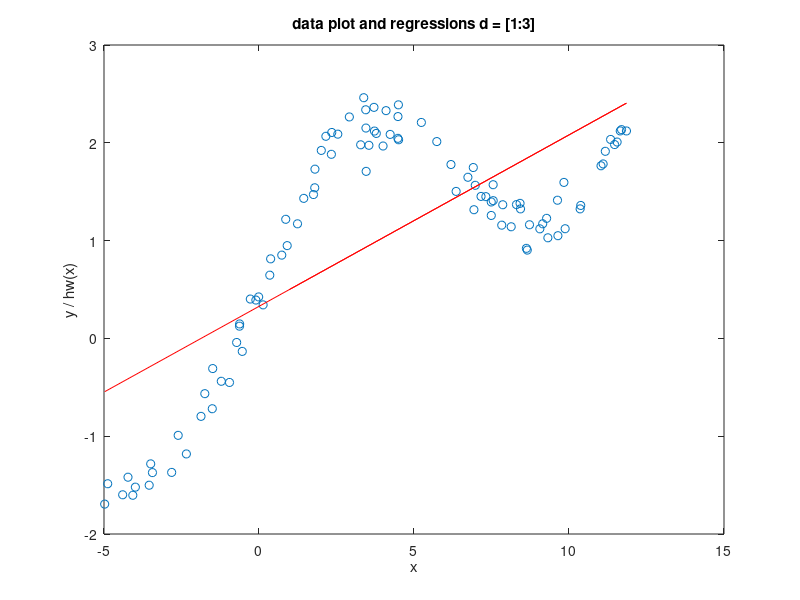

MATLAB code to generate this figure: (Note: this script raises an error after producing the figure.)
% COMP 6321 Machine Learning, Fall 2016
% Federico O'Reilly Regueiro - 40012304
% Assignment 1, due September 30

%%%% Q 1a %%%%
x = load('hw1x.dat');
y = load('hw1y.dat');

% plot x against y, use circles and avoid plotting connecting lines
figure(1);
plot(x, y, 'o');
title('data plot and regressions d = [1:3]');
ylabel('y / hw(x)');
xlabel('x');

%%%% Q 1b %%%%
x = [x, ones(length(x),1)];

% w = inv(x'*x) * x'*y;
w = (x' * x) \ x'*y;

hold on;

% just plot the lie between the en
endpoints = [min(x), max(x)];

plot(endpoints, (w(1).* endpoints + w(2)), 'r');

jh_lin = trainingErr(x, w, y);

%%%% Q 1e %%%% TODO is this a better fit? write in doc
[w2, x_prime] = PolyRegress(x,y,2);
plot(x(:,size(x,2)-1), x_prime*w2, 'g.')

jh_quad = trainingErr(x_prime, w2, y);

%%%% Q 1f %%%% TODO is this a better fit? write in doc
[w3, x_prime] = PolyRegress(x,y,3);
plot(x(:,size(x,2)-1), x_prime*w3, 'k+')

jh_cub = trainingErr(x_prime, w3, y);

legend('data points', ['linear regression, MSE=',num2str(jh_lin)], ...
  ['quadratic regression, MSE=', num2str(jh_quad)], ...
  ['cubic regression, MSE=', num2str(jh_cub)]);
hold off;

%%%% Q 1h %%%%
[d, train_error, test_error] = k_fold_cv (x, y, 5);
figure(2);
subplot(2,1,1);
plot(mean(test_error, 2));
hold on;
% Plot the finite difference for the test errors
diff_abscissa = 2:size(test_error,1);
test_err_diff = diff(mean(test_error,2));
% plot non-positive finite difference
idx = test_err_diff < 0;
plot(diff_abscissa(idx),test_err_diff(idx), 'g*' );
% plot positive finite difference
idx = test_err_diff >= 0;
plot(diff_abscissa(idx),test_err_diff(idx), 'rx' );
plot(1:d+2, zeros(d+2, 1), 'k-');
hold off;
title('Data plot and regressions');
ylabel('validation MSE');
xlabel('d - order of polynomial regression');
legend('mean of testing errors (mte)', ...
   'negative fd(mte) ( ie. mte(d) - mte(d-1) < 0 )', ...
   'positive fd(mte)');
[wd, x_poly] = PolyRegress(x,y,d);
jh_d = trainingErr(x_poly, wd, y);
subplot(2,1,2);
plot(x(:,1), y, 'o');
hold on;
plot(x(:, size(x,2)-1), x_poly*wd, 'r*'); 
hold off;
title({'Data plot and polynomial regresion ', ['of order ', num2str(d), ...
  ' obtained via 5-fold cross validation']});
ylabel('y / hw(x)');
xlabel('x');
legend('data points', [num2str(d), '-order polynomial regresion, MSE=', ...
    num2str(jh_d)]);
% display to the console
mean_train_error = mean(train_error, 2)
mean_test_error = mean(test_error, 2)
    
%%%% Q 1i %%%%
[d, train_error_norm, test_error_norm] = k_fold_cv (x, y, 5, true);
figure(3);
subplot(2,1,1);
plot(mean(test_error_norm, 2));
hold on;
% Plot the finite difference for the test errors
diff_abscissa = 2:size(test_error_norm,1);
test_err_norm_diff = diff(mean(test_error_norm,2));
% plot non-positive finite difference
idx = test_err_norm_diff < 0;
plot(diff_abscissa(idx),test_err_norm_diff(idx), 'g*' );
% plot positive finite difference
idx = test_err_norm_diff >= 0;
plot(diff_abscissa(idx),test_err_norm_diff(idx), 'rx' );
plot(1:d+2, zeros(d+2, 1), 'k-');
hold off;
title('Data plot and regressions, normalized');
ylabel('validation MSE');
xlabel('d - order of polynomial regression');
legend('mean of testing errors (mte)', ...
   'negative fd(mte) ( ie. mte(d) - mte(d-1) < 0 )', ...
   'positive fd(mte)');
[wd, x_poly] = PolyRegress(x,y,d, true);
jh_d = trainingErr(x_poly, wd, y);
subplot(2,1,2);
plot(x(:,1), y, 'o');
hold on;
plot(x(:, size(x,2)-1), x_poly*wd, 'r*'); 
hold off;
title({'Data plot and normalized polynomial regresion', ['of order ', num2str(d), ...
  ' obtained via 5-fold cross validation']});
ylabel('y / hw(x)');
xlabel('x');
legend('data points', [num2str(d), '-order polynomial regresion, MSE=', ...
    num2str(jh_d)]);
mean_train_error_norm = mean(train_error_norm, 2)
mean_test_error_norm = mean(test_error_norm, 2)



